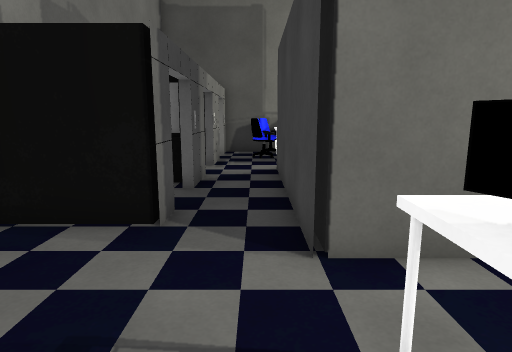
view 1 (above)

24 first-person views from a walk through a scene from a Unity 3-D project. The camera is 1.33 m above the floor, tilts 10° down and sees 75° across. The floor is counted in squares, 0.76 m on a side. Each view is taken from the middle of a square. On the plan, view 1 faces up. The plan holds only what a view shows up to about 17 squares ahead; the rest is blank. The place goes on beyond the plan. The player is left out. Some animated figures are left out.

view 2
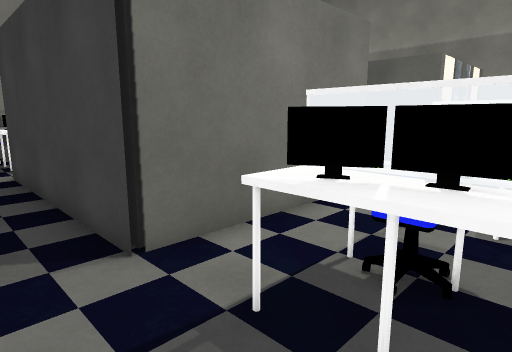

view 3
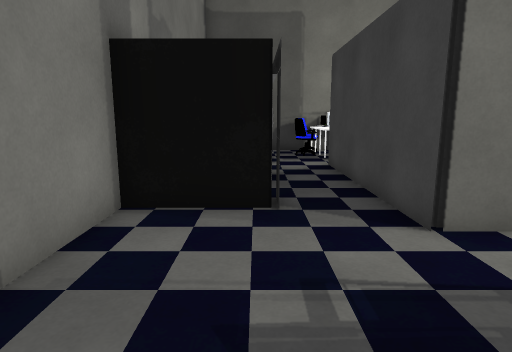

view 4
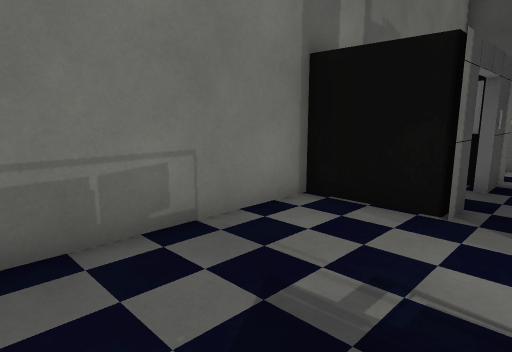

view 5
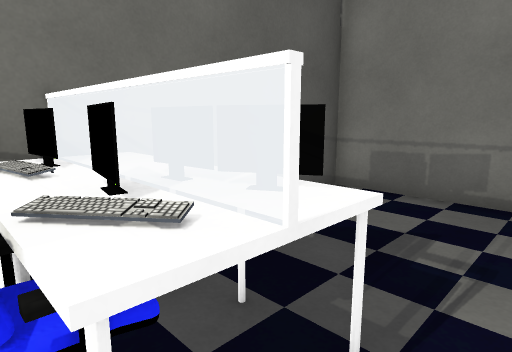

view 6
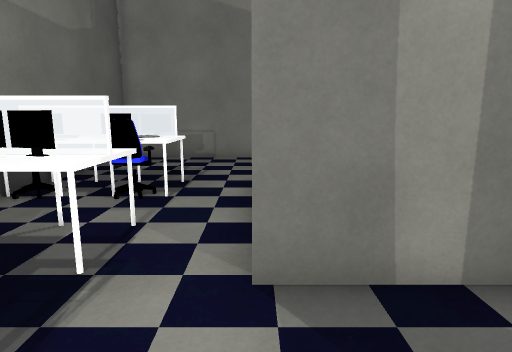

view 7
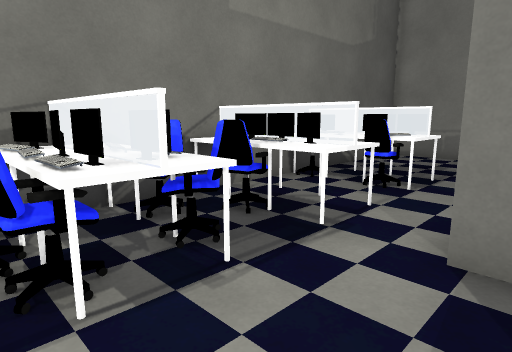

view 8
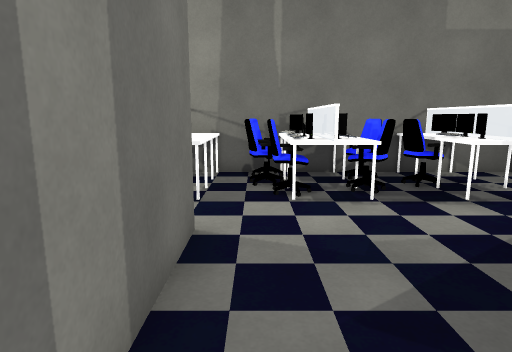

view 9
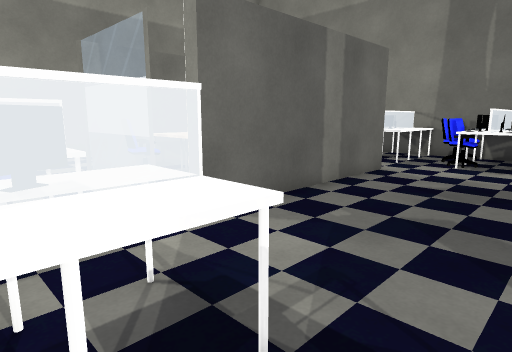

view 10
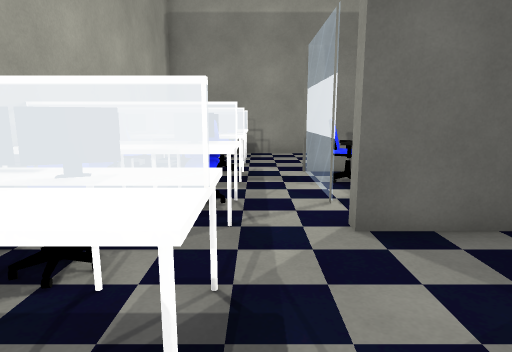

view 11
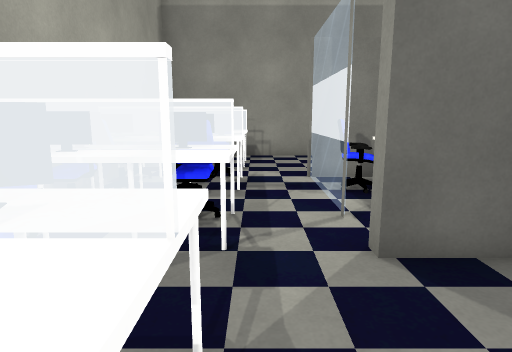

view 12
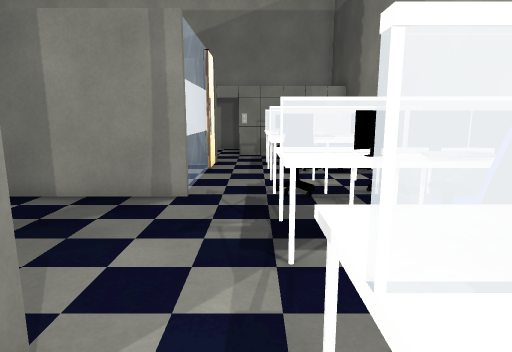

view 13
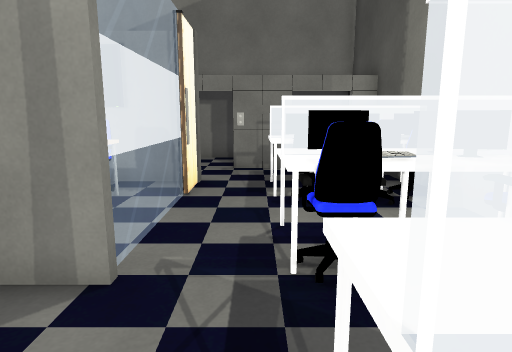

view 14
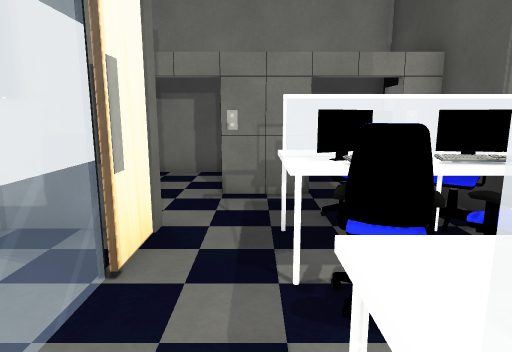

view 15
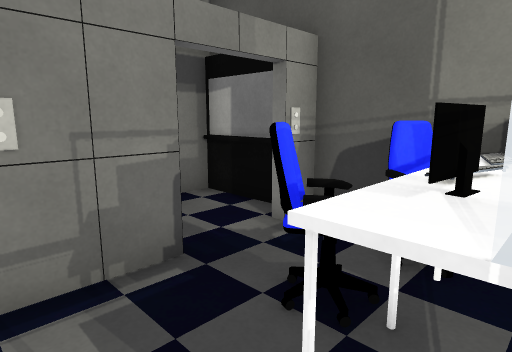

view 16
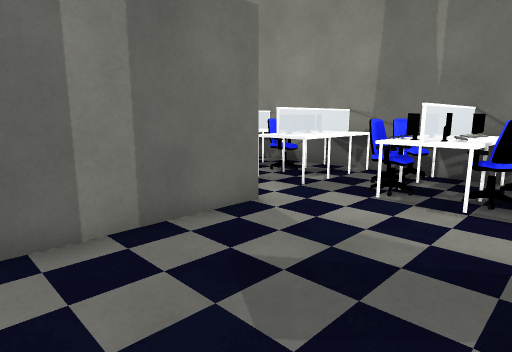

view 17
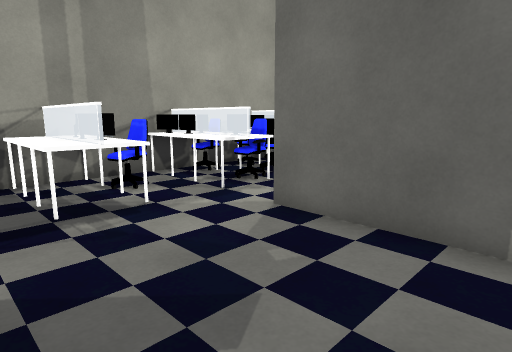

view 18
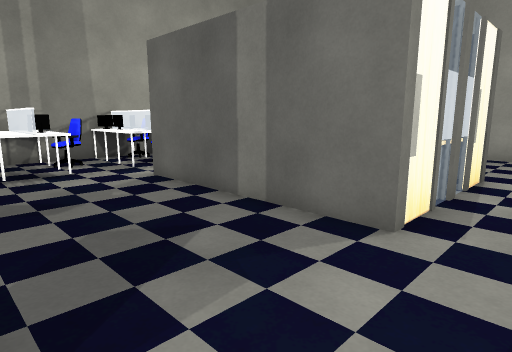

view 19
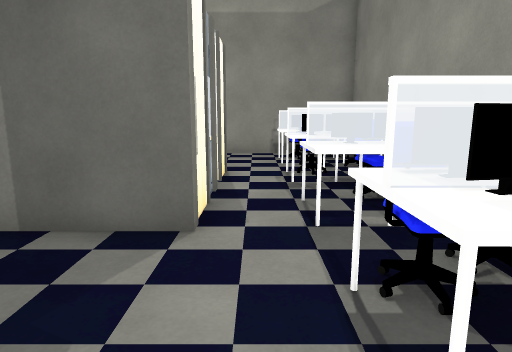

view 20
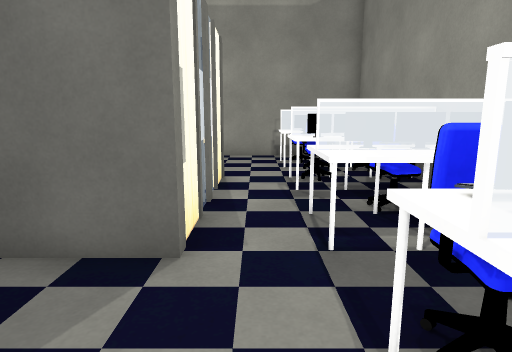

view 21
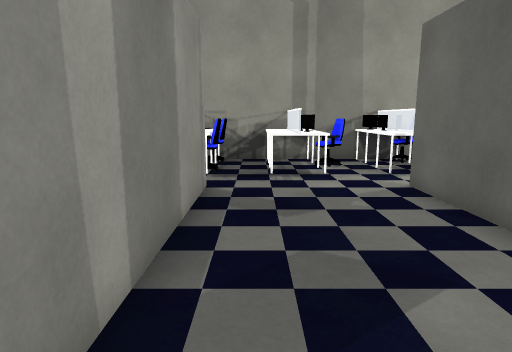

view 22
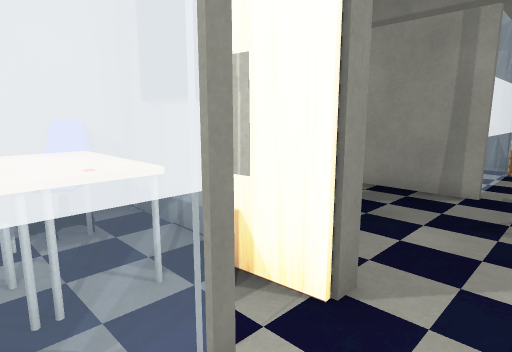

view 23
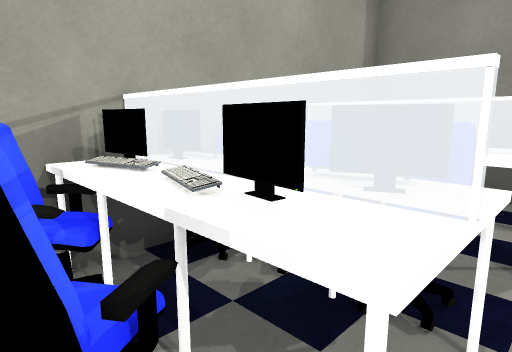

view 24
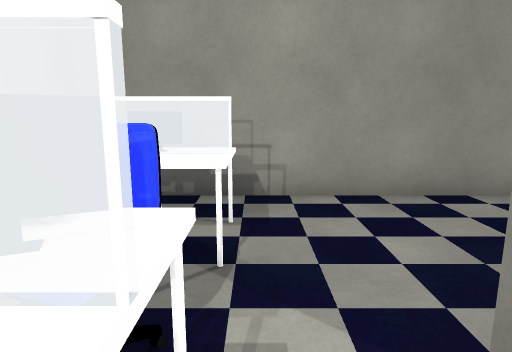

### Floor plan
Key: @ floor where view 1 was taken; # wall or solid block; x gap in a wall; . floor; ^ raised ledge; C chair; T thing the floor can be seen under or through; K keyboard; O other object.
Columns run from 5 left of view 1 to 24 right of it. Each row starts with its distance up from view 1.
 17 ################ #############
 16 #  #..C##.##C.#####C#KOC.##..#
 15 #  ..CKKC.##..##C##OCK C.#  .#
 14    #.C#OC.#KC.##.##CC##O.##..#
 13    #...................C.....#
 12 #  #.........................#
 11 #  ...##   #.....#.# C #.....#
 10 #  #..###  #.....#x#####.....#
  9    #..#C   #.....#.#####  ...#
  8    #..#    #.....#.#   #   ..#
  7    ...#    #.....###        .#
  6    #..#    #.....###         #
  5 ####..#    #.....###   #   ..#
  4 #.....######.....#######.....#
  3 #............................#
  2 #.....TTT.TT..#K.^##.###.##..#
  1 #.....TTTCTTTCOK.^##.##CO  O #
  0 #....@TTT.TTT#OKC^#######  O #
 -1 #.....TTC.T ###KC###   ##  O #
 -2 ###########  ######     ######

Positions as (right, up) in squares from view 1, and headings:
1: (0, 0), facing up
2: (-1, 0), facing up-right
3: (-2, -1), facing up
4: (0, -1), facing up-left
5: (3, 3), facing down-left
6: (10, 4), facing left
7: (11, 5), facing down-left
8: (11, 9), facing down
9: (7, 15), facing down-right
10: (7, 13), facing right
11: (8, 13), facing right
12: (14, 13), facing left
13: (10, 13), facing left
14: (6, 13), facing left
15: (2, 12), facing up-left
16: (7, 9), facing down-right
17: (7, 7), facing up-right
18: (7, 2), facing up-right
19: (7, 3), facing right
20: (8, 3), facing right
21: (8, 3), facing up
22: (15, 13), facing down-left
23: (15, 13), facing up-right
24: (16, 13), facing right
